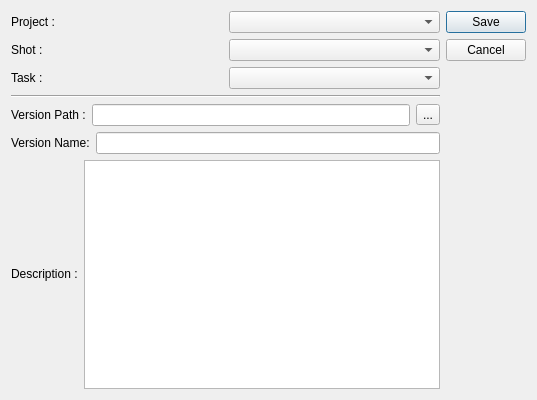
<?xml version="1.0" encoding="UTF-8"?>
<ui version="4.0">
 <class>Dialog</class>
 <widget class="QDialog" name="Dialog">
  <property name="geometry">
   <rect>
    <x>0</x>
    <y>0</y>
    <width>537</width>
    <height>400</height>
   </rect>
  </property>
  <property name="windowTitle">
   <string>Dialog</string>
  </property>
  <layout class="QGridLayout" name="gridLayout">
   <item row="0" column="0">
    <layout class="QHBoxLayout" name="horizontalLayout_2">
     <item>
      <widget class="QLabel" name="Proj_LB">
       <property name="text">
        <string>Project :</string>
       </property>
      </widget>
     </item>
     <item>
      <widget class="QComboBox" name="Proj_CBx"/>
     </item>
    </layout>
   </item>
   <item row="0" column="1" rowspan="2">
    <widget class="QDialogButtonBox" name="Ok_Cancel_BBx">
     <property name="orientation">
      <enum>Qt::Vertical</enum>
     </property>
     <property name="standardButtons">
      <set>QDialogButtonBox::Cancel|QDialogButtonBox::Save</set>
     </property>
     <property name="centerButtons">
      <bool>false</bool>
     </property>
    </widget>
   </item>
   <item row="1" column="0">
    <layout class="QHBoxLayout" name="horizontalLayout_3">
     <item>
      <widget class="QLabel" name="Shot_LB">
       <property name="text">
        <string>Shot : </string>
       </property>
      </widget>
     </item>
     <item>
      <widget class="QComboBox" name="Shot_CBx"/>
     </item>
    </layout>
   </item>
   <item row="2" column="0">
    <layout class="QHBoxLayout" name="horizontalLayout_4">
     <item>
      <widget class="QLabel" name="label_3">
       <property name="text">
        <string>Task :</string>
       </property>
      </widget>
     </item>
     <item>
      <widget class="QComboBox" name="task_CBx"/>
     </item>
    </layout>
   </item>
   <item row="3" column="0">
    <widget class="Line" name="line">
     <property name="orientation">
      <enum>Qt::Horizontal</enum>
     </property>
    </widget>
   </item>
   <item row="4" column="0">
    <layout class="QHBoxLayout" name="horizontalLayout">
     <item>
      <widget class="QLabel" name="vers_LB">
       <property name="text">
        <string>Version Path :</string>
       </property>
      </widget>
     </item>
     <item>
      <widget class="QLineEdit" name="vers_LE"/>
     </item>
     <item>
      <widget class="QToolButton" name="vers_TB">
       <property name="text">
        <string>...</string>
       </property>
      </widget>
     </item>
    </layout>
   </item>
   <item row="5" column="0">
    <layout class="QHBoxLayout" name="horizontalLayout_5">
     <item>
      <widget class="QLabel" name="Ver_name_LB">
       <property name="text">
        <string>Version Name:</string>
       </property>
      </widget>
     </item>
     <item>
      <widget class="QLineEdit" name="Ver_name_LE"/>
     </item>
    </layout>
   </item>
   <item row="6" column="0">
    <layout class="QHBoxLayout" name="horizontalLayout_6">
     <item>
      <widget class="QLabel" name="desc_LB">
       <property name="sizePolicy">
        <sizepolicy hsizetype="Preferred" vsizetype="Fixed">
         <horstretch>0</horstretch>
         <verstretch>0</verstretch>
        </sizepolicy>
       </property>
       <property name="text">
        <string>Description :</string>
       </property>
      </widget>
     </item>
     <item>
      <widget class="QTextEdit" name="desc_TE"/>
     </item>
    </layout>
   </item>
  </layout>
 </widget>
 <resources/>
 <connections>
  <connection>
   <sender>Ok_Cancel_BBx</sender>
   <signal>accepted()</signal>
   <receiver>Dialog</receiver>
   <slot>accept()</slot>
   <hints>
    <hint type="sourcelabel">
     <x>248</x>
     <y>254</y>
    </hint>
    <hint type="destinationlabel">
     <x>157</x>
     <y>274</y>
    </hint>
   </hints>
  </connection>
  <connection>
   <sender>Ok_Cancel_BBx</sender>
   <signal>rejected()</signal>
   <receiver>Dialog</receiver>
   <slot>reject()</slot>
   <hints>
    <hint type="sourcelabel">
     <x>316</x>
     <y>260</y>
    </hint>
    <hint type="destinationlabel">
     <x>286</x>
     <y>274</y>
    </hint>
   </hints>
  </connection>
 </connections>
</ui>
